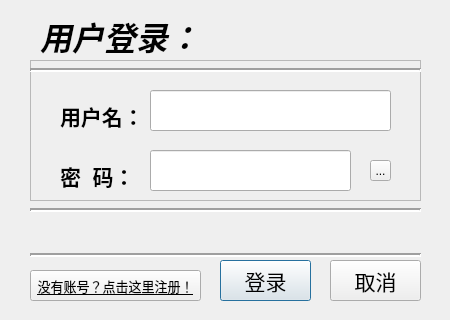
<?xml version="1.0" encoding="UTF-8"?>
<ui version="4.0">
 <class>LogInDialog</class>
 <widget class="QDialog" name="LogInDialog">
  <property name="geometry">
   <rect>
    <x>0</x>
    <y>0</y>
    <width>450</width>
    <height>320</height>
   </rect>
  </property>
  <property name="minimumSize">
   <size>
    <width>450</width>
    <height>320</height>
   </size>
  </property>
  <property name="maximumSize">
   <size>
    <width>450</width>
    <height>320</height>
   </size>
  </property>
  <property name="windowTitle">
   <string>登录窗口</string>
  </property>
  <property name="modal">
   <bool>false</bool>
  </property>
  <widget class="QLabel" name="label">
   <property name="geometry">
    <rect>
     <x>40</x>
     <y>10</y>
     <width>171</width>
     <height>51</height>
    </rect>
   </property>
   <property name="font">
    <font>
     <family>华文楷体</family>
     <pointsize>24</pointsize>
     <weight>75</weight>
     <italic>true</italic>
     <bold>true</bold>
     <kerning>true</kerning>
    </font>
   </property>
   <property name="text">
    <string>用户登录：</string>
   </property>
  </widget>
  <widget class="QFrame" name="frame">
   <property name="geometry">
    <rect>
     <x>30</x>
     <y>60</y>
     <width>391</width>
     <height>141</height>
    </rect>
   </property>
   <property name="frameShape">
    <enum>QFrame::StyledPanel</enum>
   </property>
   <property name="frameShadow">
    <enum>QFrame::Raised</enum>
   </property>
   <widget class="QLabel" name="label_2">
    <property name="geometry">
     <rect>
      <x>30</x>
      <y>40</y>
      <width>91</width>
      <height>31</height>
     </rect>
    </property>
    <property name="font">
     <font>
      <pointsize>16</pointsize>
      <weight>75</weight>
      <bold>true</bold>
     </font>
    </property>
    <property name="text">
     <string>用户名：</string>
    </property>
   </widget>
   <widget class="QLabel" name="label_3">
    <property name="geometry">
     <rect>
      <x>30</x>
      <y>100</y>
      <width>91</width>
      <height>31</height>
     </rect>
    </property>
    <property name="font">
     <font>
      <pointsize>16</pointsize>
      <weight>75</weight>
      <bold>true</bold>
     </font>
    </property>
    <property name="text">
     <string>密  码：</string>
    </property>
   </widget>
   <widget class="QLineEdit" name="lineEdit">
    <property name="geometry">
     <rect>
      <x>120</x>
      <y>30</y>
      <width>241</width>
      <height>41</height>
     </rect>
    </property>
    <property name="font">
     <font>
      <pointsize>16</pointsize>
      <weight>75</weight>
      <bold>true</bold>
     </font>
    </property>
   </widget>
   <widget class="QLineEdit" name="lineEdit_2">
    <property name="geometry">
     <rect>
      <x>120</x>
      <y>90</y>
      <width>201</width>
      <height>41</height>
     </rect>
    </property>
    <property name="font">
     <font>
      <pointsize>16</pointsize>
      <weight>75</weight>
      <bold>true</bold>
     </font>
    </property>
   </widget>
   <widget class="QToolButton" name="toolButton">
    <property name="geometry">
     <rect>
      <x>340</x>
      <y>100</y>
      <width>21</width>
      <height>21</height>
     </rect>
    </property>
    <property name="text">
     <string>...</string>
    </property>
   </widget>
   <widget class="Line" name="line_3">
    <property name="geometry">
     <rect>
      <x>0</x>
      <y>0</y>
      <width>391</width>
      <height>21</height>
     </rect>
    </property>
    <property name="lineWidth">
     <number>2</number>
    </property>
    <property name="orientation">
     <enum>Qt::Horizontal</enum>
    </property>
   </widget>
  </widget>
  <widget class="Line" name="line">
   <property name="geometry">
    <rect>
     <x>30</x>
     <y>200</y>
     <width>391</width>
     <height>21</height>
    </rect>
   </property>
   <property name="lineWidth">
    <number>2</number>
   </property>
   <property name="orientation">
    <enum>Qt::Horizontal</enum>
   </property>
  </widget>
  <widget class="QPushButton" name="pushButton">
   <property name="geometry">
    <rect>
     <x>220</x>
     <y>260</y>
     <width>91</width>
     <height>41</height>
    </rect>
   </property>
   <property name="font">
    <font>
     <family>华文行楷</family>
     <pointsize>16</pointsize>
    </font>
   </property>
   <property name="text">
    <string>登录</string>
   </property>
  </widget>
  <widget class="QPushButton" name="pushButton_2">
   <property name="geometry">
    <rect>
     <x>330</x>
     <y>260</y>
     <width>91</width>
     <height>41</height>
    </rect>
   </property>
   <property name="font">
    <font>
     <family>华文行楷</family>
     <pointsize>16</pointsize>
    </font>
   </property>
   <property name="text">
    <string>取消</string>
   </property>
  </widget>
  <widget class="Line" name="line_2">
   <property name="geometry">
    <rect>
     <x>30</x>
     <y>245</y>
     <width>391</width>
     <height>21</height>
    </rect>
   </property>
   <property name="lineWidth">
    <number>2</number>
   </property>
   <property name="orientation">
    <enum>Qt::Horizontal</enum>
   </property>
  </widget>
  <widget class="QPushButton" name="pushButton_3">
   <property name="geometry">
    <rect>
     <x>30</x>
     <y>270</y>
     <width>171</width>
     <height>31</height>
    </rect>
   </property>
   <property name="font">
    <font>
     <pointsize>10</pointsize>
     <underline>true</underline>
    </font>
   </property>
   <property name="text">
    <string>没有账号？点击这里注册！</string>
   </property>
  </widget>
  <widget class="QLabel" name="labelShow">
   <property name="geometry">
    <rect>
     <x>50</x>
     <y>220</y>
     <width>351</width>
     <height>31</height>
    </rect>
   </property>
   <property name="font">
    <font>
     <pointsize>10</pointsize>
    </font>
   </property>
   <property name="text">
    <string/>
   </property>
  </widget>
 </widget>
 <resources/>
 <connections/>
</ui>
